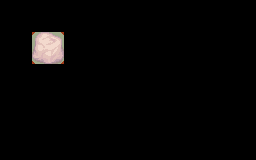

Rendered tile map (Tiled .tmx) drawn with the repository's tilesets; below, a short description and the full map source, tile grids included:
An orthogonal 8x5 tile map with 32x32 px tiles, 3 tile layers (regions, input_decals, output_outCollision), 39 tilesets.

<map version="1.0.0" orientation="orthogonal" renderorder="right-down" width="8" height="5" tilewidth="32" tileheight="32" nextobjectid="1">
 <tileset firstgid="1" name="barrel" tilewidth="32" tileheight="32" tilecount="8" columns="4">
  <image source="../LPC Base Assets/tiles/barrel.png" width="128" height="64" />
 </tileset>
 <tileset firstgid="9" name="brackish" tilewidth="32" tileheight="32" tilecount="18" columns="3">
  <image source="../LPC Base Assets/tiles/brackish.png" width="96" height="192" />
 </tileset>
 <tileset firstgid="27" name="bridges" tilewidth="32" tileheight="32" tilecount="42" columns="6">
  <image source="../LPC Base Assets/tiles/bridges.png" width="192" height="224" />
 </tileset>
 <tileset firstgid="69" name="buckets" tilewidth="32" tileheight="32" tilecount="6" columns="3">
  <image source="../LPC Base Assets/tiles/buckets.png" width="96" height="64" />
 </tileset>
 <tileset firstgid="75" name="cabinets" tilewidth="32" tileheight="32" tilecount="78" columns="6">
  <image source="../LPC Base Assets/tiles/cabinets.png" width="192" height="416" />
 </tileset>
 <tileset firstgid="153" name="castle_lightsources" tilewidth="32" tileheight="32" tilecount="20" columns="5">
  <image source="../LPC Base Assets/tiles/castle_lightsources.png" width="160" height="128" />
 </tileset>
 <tileset firstgid="173" name="castle_outside" tilewidth="32" tileheight="32" tilecount="187" columns="17">
  <image source="../LPC Base Assets/tiles/castle_outside.png" width="544" height="352" />
 </tileset>
 <tileset firstgid="360" name="castlefloors" tilewidth="32" tileheight="32" tilecount="100" columns="10">
  <image source="../LPC Base Assets/tiles/castlefloors.png" width="320" height="320" />
 </tileset>
 <tileset firstgid="460" name="castlefloors_outside" tilewidth="32" tileheight="32" tilecount="20" columns="4">
  <image source="../LPC Base Assets/tiles/castlefloors_outside.png" width="128" height="160" />
 </tileset>
 <tileset firstgid="480" name="castlewalls" tilewidth="32" tileheight="32" tilecount="180" columns="12">
  <image source="../LPC Base Assets/tiles/castlewalls.png" width="384" height="480" />
 </tileset>
 <tileset firstgid="660" name="cement" tilewidth="32" tileheight="32" tilecount="18" columns="3">
  <image source="../LPC Base Assets/tiles/cement.png" width="96" height="192" />
 </tileset>
 <tileset firstgid="678" name="cementstair" tilewidth="32" tileheight="32" tilecount="20" columns="5">
  <image source="../LPC Base Assets/tiles/cementstair.png" width="160" height="128" />
 </tileset>
 <tileset firstgid="698" name="chests" tilewidth="32" tileheight="32" tilecount="6" columns="2">
  <image source="../LPC Base Assets/tiles/chests.png" width="64" height="96" />
 </tileset>
 <tileset firstgid="704" name="country" tilewidth="32" tileheight="32" tilecount="20" columns="5">
  <image source="../LPC Base Assets/tiles/country.png" width="160" height="128" />
 </tileset>
 <tileset firstgid="724" name="cup" tilewidth="32" tileheight="32" tilecount="2" columns="1">
  <image source="../LPC Base Assets/tiles/cup.png" width="32" height="64" />
 </tileset>
 <tileset firstgid="726" name="dirt" tilewidth="32" tileheight="32" tilecount="18" columns="3">
  <image source="../LPC Base Assets/tiles/dirt.png" width="96" height="192" />
 </tileset>
 <tileset firstgid="744" name="dirt2" tilewidth="32" tileheight="32" tilecount="18" columns="3">
  <image source="../LPC Base Assets/tiles/dirt2.png" width="96" height="192" />
 </tileset>
 <tileset firstgid="762" name="dungeon" tilewidth="32" tileheight="32" tilecount="104" columns="13">
  <image source="../LPC Base Assets/tiles/dungeon.png" width="416" height="256" />
 </tileset>
 <tileset firstgid="866" name="grass" tilewidth="32" tileheight="32" tilecount="18" columns="3">
  <image source="../LPC Base Assets/tiles/grass.png" width="96" height="192" />
 </tileset>
 <tileset firstgid="884" name="grassalt" tilewidth="32" tileheight="32" tilecount="18" columns="3">
  <image source="../LPC Base Assets/tiles/grassalt.png" width="96" height="192" />
 </tileset>
 <tileset firstgid="902" name="hole" tilewidth="32" tileheight="32" tilecount="18" columns="3">
  <image source="../LPC Base Assets/tiles/hole.png" width="96" height="192" />
 </tileset>
 <tileset firstgid="920" name="holek" tilewidth="32" tileheight="32" tilecount="18" columns="3">
  <image source="../LPC Base Assets/tiles/holek.png" width="96" height="192" />
 </tileset>
 <tileset firstgid="938" name="holemid" tilewidth="32" tileheight="32" tilecount="18" columns="3">
  <image source="../LPC Base Assets/tiles/holemid.png" width="96" height="192" />
 </tileset>
 <tileset firstgid="956" name="house" tilewidth="32" tileheight="32" tilecount="63" columns="9">
  <image source="../LPC Base Assets/tiles/house.png" width="288" height="224" />
 </tileset>
 <tileset firstgid="1019" name="inside" tilewidth="32" tileheight="32" tilecount="100" columns="10">
  <image source="../LPC Base Assets/tiles/inside.png" width="320" height="320" />
 </tileset>
 <tileset firstgid="1119" name="kitchen" tilewidth="32" tileheight="32" tilecount="8" columns="2">
  <image source="../LPC Base Assets/tiles/kitchen.png" width="64" height="128" />
 </tileset>
 <tileset firstgid="1127" name="lava" tilewidth="32" tileheight="32" tilecount="18" columns="3">
  <image source="../LPC Base Assets/tiles/lava.png" width="96" height="192" />
 </tileset>
 <tileset firstgid="1145" name="lavarock" tilewidth="32" tileheight="32" tilecount="18" columns="3">
  <image source="../LPC Base Assets/tiles/lavarock.png" width="96" height="192" />
 </tileset>
 <tileset firstgid="1163" name="mountains" tilewidth="32" tileheight="32" tilecount="108" columns="12">
  <image source="../LPC Base Assets/tiles/mountains.png" width="384" height="288" />
 </tileset>
 <tileset firstgid="1271" name="rock" tilewidth="32" tileheight="32" tilecount="2" columns="2">
  <image source="../LPC Base Assets/tiles/rock.png" width="64" height="32" />
 </tileset>
 <tileset firstgid="1273" name="signs" tilewidth="32" tileheight="32" tilecount="6" columns="3">
  <image source="../LPC Base Assets/tiles/signs.png" width="96" height="64" />
 </tileset>
 <tileset firstgid="1279" name="stairs" tilewidth="32" tileheight="32" tilecount="112" columns="8">
  <image source="../LPC Base Assets/tiles/stairs.png" width="256" height="448" />
 </tileset>
 <tileset firstgid="1391" name="treetop" tilewidth="32" tileheight="32" tilecount="42" columns="6">
  <image source="../LPC Base Assets/tiles/treetop.png" width="192" height="224" />
 </tileset>
 <tileset firstgid="1433" name="trunk" tilewidth="32" tileheight="32" tilecount="18" columns="6">
  <image source="../LPC Base Assets/tiles/trunk.png" width="192" height="96" />
 </tileset>
 <tileset firstgid="1451" name="victoria" tilewidth="32" tileheight="32" tilecount="55" columns="11">
  <image source="../LPC Base Assets/tiles/victoria.png" width="352" height="160" />
 </tileset>
 <tileset firstgid="1506" name="water" tilewidth="32" tileheight="32" tilecount="18" columns="3">
  <image source="../LPC Base Assets/tiles/water.png" width="96" height="192" />
 </tileset>
 <tileset firstgid="1524" name="waterfall" tilewidth="32" tileheight="32" tilecount="15" columns="3">
  <image source="../LPC Base Assets/tiles/waterfall.png" width="96" height="160" />
 </tileset>
 <tileset firstgid="1539" name="watergrass" tilewidth="32" tileheight="32" tilecount="18" columns="3">
  <image source="../LPC Base Assets/tiles/watergrass.png" width="96" height="192" />
 </tileset>
 <tileset firstgid="1557" name="collision" tilewidth="32" tileheight="32" tilecount="1" columns="1">
  <image source="../LPC Base Assets/tiles/collision.png" width="32" height="32" />
 </tileset>
 <layer name="regions" width="8" height="5">
  <data encoding="csv">
0,0,0,0,0,0,0,0,
0,876,0,0,0,0,0,0,
0,0,0,0,0,0,0,0,
0,0,0,0,0,0,0,0,
0,0,0,0,0,0,0,0
</data>
 </layer>
 <layer name="input_decals" width="8" height="5">
  <data encoding="csv">
0,0,0,0,0,0,0,0,
0,1271,0,0,0,0,0,0,
0,0,0,0,0,0,0,0,
0,0,0,0,0,0,0,0,
0,0,0,0,0,0,0,0
</data>
 </layer>
 <layer name="output_outCollision" width="8" height="5" opacity="0.55">
  <data encoding="csv">
0,0,0,0,0,0,0,0,
0,1557,0,0,0,0,0,0,
0,0,0,0,0,0,0,0,
0,0,0,0,0,0,0,0,
0,0,0,0,0,0,0,0
</data>
 </layer>
</map>
